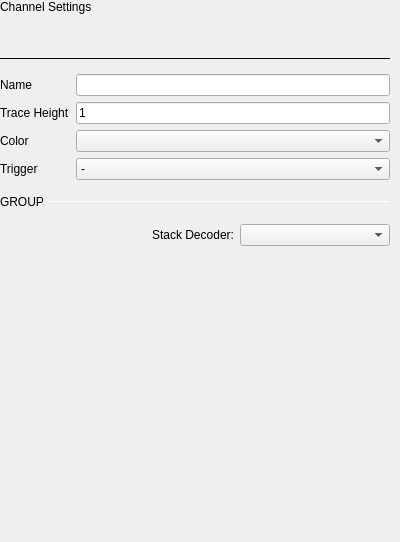
                   <widget class="QWidget" name="scrollAreaWidgetContents_2">
                    <property name="geometry">
                     <rect>
                      <x>0</x>
                      <y>0</y>
                      <width>400</width>
                      <height>542</height>
                     </rect>
                    </property>
                    <property name="sizePolicy">
                     <sizepolicy hsizetype="Preferred" vsizetype="Preferred">
                      <horstretch>0</horstretch>
                      <verstretch>0</verstretch>
                     </sizepolicy>
                    </property>
                    <property name="minimumSize">
                     <size>
                      <width>200</width>
                      <height>0</height>
                     </size>
                    </property>
                    <property name="maximumSize">
                     <size>
                      <width>400</width>
                      <height>16777215</height>
                     </size>
                    </property>
                    <layout class="QVBoxLayout" name="verticalLayout_9">
                     <property name="spacing">
                      <number>15</number>
                     </property>
                     <property name="leftMargin">
                      <number>0</number>
                     </property>
                     <property name="topMargin">
                      <number>0</number>
                     </property>
                     <property name="rightMargin">
                      <number>10</number>
                     </property>
                     <property name="bottomMargin">
                      <number>0</number>
                     </property>
                     <item>
                      <widget class="QLabel" name="label_5">
                       <property name="sizePolicy">
                        <sizepolicy hsizetype="Preferred" vsizetype="Fixed">
                         <horstretch>0</horstretch>
                         <verstretch>0</verstretch>
                        </sizepolicy>
                       </property>
                       <property name="text">
                        <string>Channel Settings</string>
                       </property>
                       <property name="general_settings_label" stdset="0">
                        <bool>true</bool>
                       </property>
                      </widget>
                     </item>
                     <item>
                      <widget class="QLabel" name="hardwareName">
                       <property name="text">
                        <string/>
                       </property>
                      </widget>
                     </item>
                     <item>
                      <widget class="Line" name="line_2">
                       <property name="maximumSize">
                        <size>
                         <width>16777215</width>
                         <height>1</height>
                        </size>
                       </property>
                       <property name="frameShadow">
                        <enum>QFrame::Plain</enum>
                       </property>
                       <property name="lineWidth">
                        <number>2</number>
                       </property>
                       <property name="orientation">
                        <enum>Qt::Horizontal</enum>
                       </property>
                       <property name="blue_line" stdset="0">
                        <bool>true</bool>
                       </property>
                      </widget>
                     </item>
                     <item>
                      <widget class="QWidget" name="channelSettingsWidget" native="true">
                       <property name="sizePolicy">
                        <sizepolicy hsizetype="Expanding" vsizetype="Preferred">
                         <horstretch>0</horstretch>
                         <verstretch>0</verstretch>
                        </sizepolicy>
                       </property>
                       <layout class="QGridLayout" name="gridLayout_2">
                        <property name="leftMargin">
                         <number>0</number>
                        </property>
                        <property name="topMargin">
                         <number>0</number>
                        </property>
                        <property name="rightMargin">
                         <number>0</number>
                        </property>
                        <property name="bottomMargin">
                         <number>0</number>
                        </property>
                        <item row="0" column="0">
                         <widget class="QLabel" name="labelName">
                          <property name="sizePolicy">
                           <sizepolicy hsizetype="Fixed" vsizetype="Preferred">
                            <horstretch>0</horstretch>
                            <verstretch>0</verstretch>
                           </sizepolicy>
                          </property>
                          <property name="text">
                           <string>Name</string>
                          </property>
                         </widget>
                        </item>
                        <item row="1" column="1">
                         <widget class="QLineEdit" name="traceHeightLineEdit">
                          <property name="styleSheet">
                           <string notr="true">
QLineEdit[invalid=true] {
border-color: red
}
QLineEdit[invalid=false] {
border-color: grey;
}</string>
                          </property>
                          <property name="text">
                           <string>1</string>
                          </property>
                          <property name="maxLength">
                           <number>3</number>
                          </property>
                          <property name="cursorPosition">
                           <number>1</number>
                          </property>
                         </widget>
                        </item>
                        <item row="3" column="1">
                         <widget class="QComboBox" name="triggerComboBox">
                          <item>
                           <property name="text">
                            <string>-</string>
                           </property>
                          </item>
                          <item>
                           <property name="text">
                            <string>Rising Edge</string>
                           </property>
                          </item>
                          <item>
                           <property name="text">
                            <string>Falling Edge</string>
                           </property>
                          </item>
                          <item>
                           <property name="text">
                            <string>Low</string>
                           </property>
                          </item>
                          <item>
                           <property name="text">
                            <string>High</string>
                           </property>
                          </item>
                          <item>
                           <property name="text">
                            <string>Any Edge</string>
                           </property>
                          </item>
                         </widget>
                        </item>
                        <item row="3" column="0">
                         <widget class="QLabel" name="labelTrigger">
                          <property name="text">
                           <string>Trigger</string>
                          </property>
                         </widget>
                        </item>
                        <item row="0" column="1">
                         <widget class="QLineEdit" name="nameLineEdit"/>
                        </item>
                        <item row="1" column="0">
                         <widget class="QLabel" name="labelTraceHeight">
                          <property name="text">
                           <string>Trace Height</string>
                          </property>
                         </widget>
                        </item>
                        <item row="2" column="1">
                         <widget class="QComboBox" name="traceColorComboBox"/>
                        </item>
                        <item row="2" column="0">
                         <widget class="QLabel" name="labelTraceColor">
                          <property name="text">
                           <string>Color</string>
                          </property>
                         </widget>
                        </item>
                       </layout>
                      </widget>
                     </item>
                     <item>
                      <widget class="QWidget" name="groupWidget" native="true">
                       <property name="sizePolicy">
                        <sizepolicy hsizetype="Preferred" vsizetype="Fixed">
                         <horstretch>0</horstretch>
                         <verstretch>0</verstretch>
                        </sizepolicy>
                       </property>
                       <layout class="QVBoxLayout" name="groupWidgetLayout">
                        <property name="spacing">
                         <number>15</number>
                        </property>
                        <property name="leftMargin">
                         <number>0</number>
                        </property>
                        <property name="topMargin">
                         <number>0</number>
                        </property>
                        <property name="rightMargin">
                         <number>0</number>
                        </property>
                        <property name="bottomMargin">
                         <number>0</number>
                        </property>
                        <item>
                         <layout class="QHBoxLayout" name="horizontalLayout_8">
                          <property name="spacing">
                           <number>0</number>
                          </property>
                          <property name="topMargin">
                           <number>0</number>
                          </property>
                          <item>
                           <widget class="QLabel" name="label_8">
                            <property name="sizePolicy">
                             <sizepolicy hsizetype="Fixed" vsizetype="Preferred">
                              <horstretch>0</horstretch>
                              <verstretch>0</verstretch>
                             </sizepolicy>
                            </property>
                            <property name="text">
                             <string>GROUP </string>
                            </property>
                            <property name="subsection_label" stdset="0">
                             <bool>true</bool>
                            </property>
                           </widget>
                          </item>
                          <item>
                           <widget class="Line" name="line_5">
                            <property name="maximumSize">
                             <size>
                              <width>16777215</width>
                              <height>1</height>
                             </size>
                            </property>
                            <property name="orientation">
                             <enum>Qt::Horizontal</enum>
                            </property>
                            <property name="subsection_line" stdset="0">
                             <bool>true</bool>
                            </property>
                           </widget>
                          </item>
                         </layout>
                        </item>
                       </layout>
                      </widget>
                     </item>
                     <item>
                      <layout class="QVBoxLayout" name="decoderSettingsLayout">
                       <property name="spacing">
                        <number>0</number>
                       </property>
                      </layout>
                     </item>
                     <item>
                      <widget class="QWidget" name="stackDecoderWidget" native="true">
                       <layout class="QHBoxLayout" name="horizontalLayout_9">
                        <property name="leftMargin">
                         <number>0</number>
                        </property>
                        <property name="topMargin">
                         <number>0</number>
                        </property>
                        <property name="rightMargin">
                         <number>0</number>
                        </property>
                        <property name="bottomMargin">
                         <number>0</number>
                        </property>
                        <item>
                         <spacer name="horizontalSpacer_6">
                          <property name="orientation">
                           <enum>Qt::Horizontal</enum>
                          </property>
                          <property name="sizeHint" stdset="0">
                           <size>
                            <width>40</width>
                            <height>20</height>
                           </size>
                          </property>
                         </spacer>
                        </item>
                        <item>
                         <widget class="QLabel" name="stackDecoderLabel">
                          <property name="sizePolicy">
                           <sizepolicy hsizetype="Fixed" vsizetype="Preferred">
                            <horstretch>0</horstretch>
                            <verstretch>0</verstretch>
                           </sizepolicy>
                          </property>
                          <property name="text">
                           <string>Stack Decoder:</string>
                          </property>
                         </widget>
                        </item>
                        <item>
                         <widget class="QComboBox" name="stackDecoderComboBox">
                          <property name="minimumContentsLength">
                           <number>15</number>
                          </property>
                         </widget>
                        </item>
                       </layout>
                      </widget>
                     </item>
                     <item>
                      <layout class="QHBoxLayout" name="horizontalLayout_7">
                       <property name="spacing">
                        <number>0</number>
                       </property>
                       <property name="topMargin">
                        <number>20</number>
                       </property>
                       <item>
                        <spacer name="horizontalSpacer_10">
                         <property name="orientation">
                          <enum>Qt::Horizontal</enum>
                         </property>
                         <property name="sizeType">
                          <enum>QSizePolicy::Fixed</enum>
                         </property>
                         <property name="sizeHint" stdset="0">
                          <size>
                           <width>250</width>
                           <height>20</height>
                          </size>
                         </property>
                        </spacer>
                       </item>
                      </layout>
                     </item>
                     <item>
                      <spacer name="verticalSpacer_2">
                       <property name="orientation">
                        <enum>Qt::Vertical</enum>
                       </property>
                       <property name="sizeType">
                        <enum>QSizePolicy::Expanding</enum>
                       </property>
                       <property name="sizeHint" stdset="0">
                        <size>
                         <width>20</width>
                         <height>40</height>
                        </size>
                       </property>
                      </spacer>
                     </item>
                    </layout>
                   </widget>
